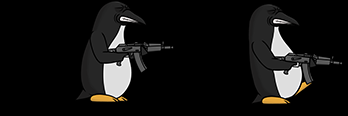

Below is a game level as drawn by its tile map, then a one-line description and the .tmx file that defines it, in full:
An orthogonal 2x1 tile map with 174x116 px tiles, 1 tile layer (Tile Layer 1).

<map version="1.0" orientation="orthogonal" renderorder="right-down" width="2" height="1" tilewidth="174" tileheight="116" nextobjectid="1">
 <tileset firstgid="1" name="penguin walk+death" tilewidth="174" tileheight="116" tilecount="30" columns="6">
  <image source="death+walk(174x116).png" width="1044" height="583" />
  <tile id="0">
   <properties>
    <property name="name" value="walk" />
    <property name="total_frames" type="int" value="9" />
   </properties>
   <animation>
    <frame tileid="0" duration="70" />
    <frame tileid="1" duration="70" />
    <frame tileid="2" duration="70" />
    <frame tileid="3" duration="70" />
    <frame tileid="4" duration="70" />
    <frame tileid="3" duration="70" />
    <frame tileid="2" duration="70" />
    <frame tileid="1" duration="70" />
    <frame tileid="0" duration="70" />
   </animation>
  </tile>
  <tile id="6">
   <properties>
    <property name="name" value="death" />
    <property name="total_frames" type="int" value="24" />
   </properties>
   <animation>
    <frame tileid="6" duration="35" />
    <frame tileid="7" duration="35" />
    <frame tileid="8" duration="35" />
    <frame tileid="9" duration="35" />
    <frame tileid="10" duration="35" />
    <frame tileid="11" duration="35" />
    <frame tileid="12" duration="35" />
    <frame tileid="13" duration="35" />
    <frame tileid="14" duration="35" />
    <frame tileid="15" duration="35" />
    <frame tileid="16" duration="35" />
    <frame tileid="17" duration="35" />
    <frame tileid="18" duration="35" />
    <frame tileid="20" duration="35" />
    <frame tileid="21" duration="35" />
    <frame tileid="22" duration="35" />
    <frame tileid="23" duration="35" />
    <frame tileid="24" duration="35" />
    <frame tileid="25" duration="35" />
    <frame tileid="26" duration="35" />
    <frame tileid="27" duration="35" />
    <frame tileid="28" duration="35" />
    <frame tileid="29" duration="35" />
   </animation>
  </tile>
 </tileset>
 <layer name="Tile Layer 1" width="3" height="1">
  <data>
   <tile gid="1" />
   <tile gid="7" />
   <tile gid="0" />
  </data>
 </layer>
</map>
